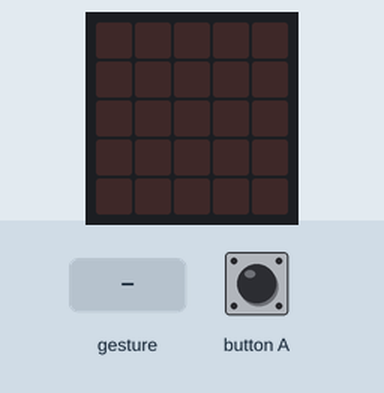
Simulated run of this program. Board: BBC micro:bit (MakeCode). Shown: the board's 5×5 LED display. The test bench sets the inputs (shaded band). A tilt is held for 1.5 s and a shake lasts 1 s, then the board lies face up again.

Above: at 1.2 s.
1.3 s: button A pressed for 0.15 s
At 2.3 s:
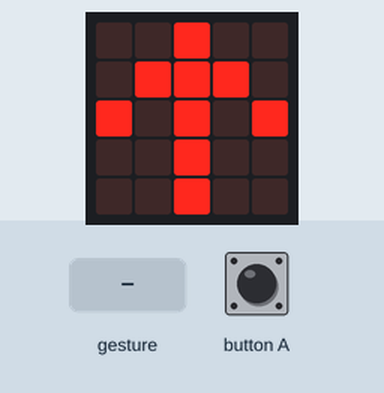
At 3.9 s:
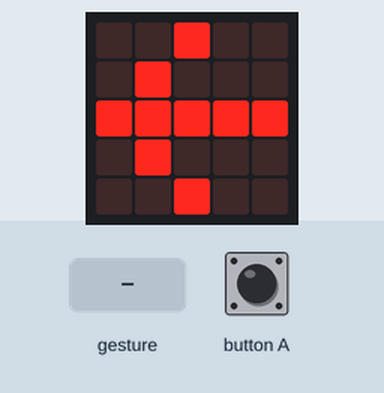
4.4 s: gesture 'tilt left'
7.4 s: gesture 'tilt right'
At 10.0 s:
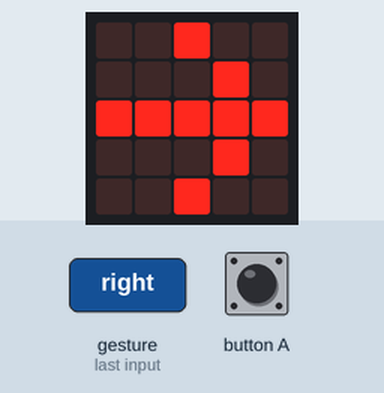
Timing chart, 0 to 11.5 s (numbered marks = the images above; inputs shaded):
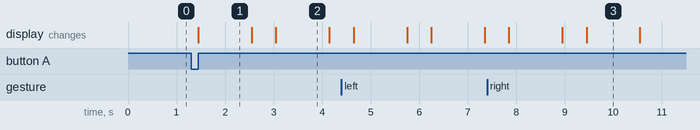

The program:

main.ts
```typescript
input.onGesture(Gesture.TiltRight, function () {
    文字列の配列.push("右")
})
input.onButtonPressed(Button.A, function () {
    for (let 値 of 文字列の配列) {
        if (値 == "左") {
            basic.showArrow(ArrowNames.West)
        } else if (値 == "右") {
            basic.showArrow(ArrowNames.East)
        } else if (値 == "下") {
            basic.showArrow(ArrowNames.South)
        } else if (値 == "上") {
            basic.showArrow(ArrowNames.North)
        }
        basic.pause(500)
        basic.clearScreen()
        basic.pause(500)
    }
    文字列の配列 = []
})
input.onGesture(Gesture.TiltLeft, function () {
    文字列の配列.push("左")
})
input.onGesture(Gesture.LogoUp, function () {
    文字列の配列.push("下")
})
input.onGesture(Gesture.LogoDown, function () {
    文字列の配列.push("上")
})
let 文字列の配列: string[] = []
文字列の配列 = [
"上",
"左",
"下",
"右"
]
```

test.ts
```typescript
// テストはここに来ます。このパッケージが拡張機能として使用されるときにはコンパイルされません。
```

Measured:
- after the input at 1.3 s, the display: changes after 0.15 s (image 1)
- after the input at 7.4 s, the display: first differs from a run without the input after 2.1 s (image 3)
- what the display in image 1 shows lasts 1.1 s, from 1.5 s to 2.6 s
